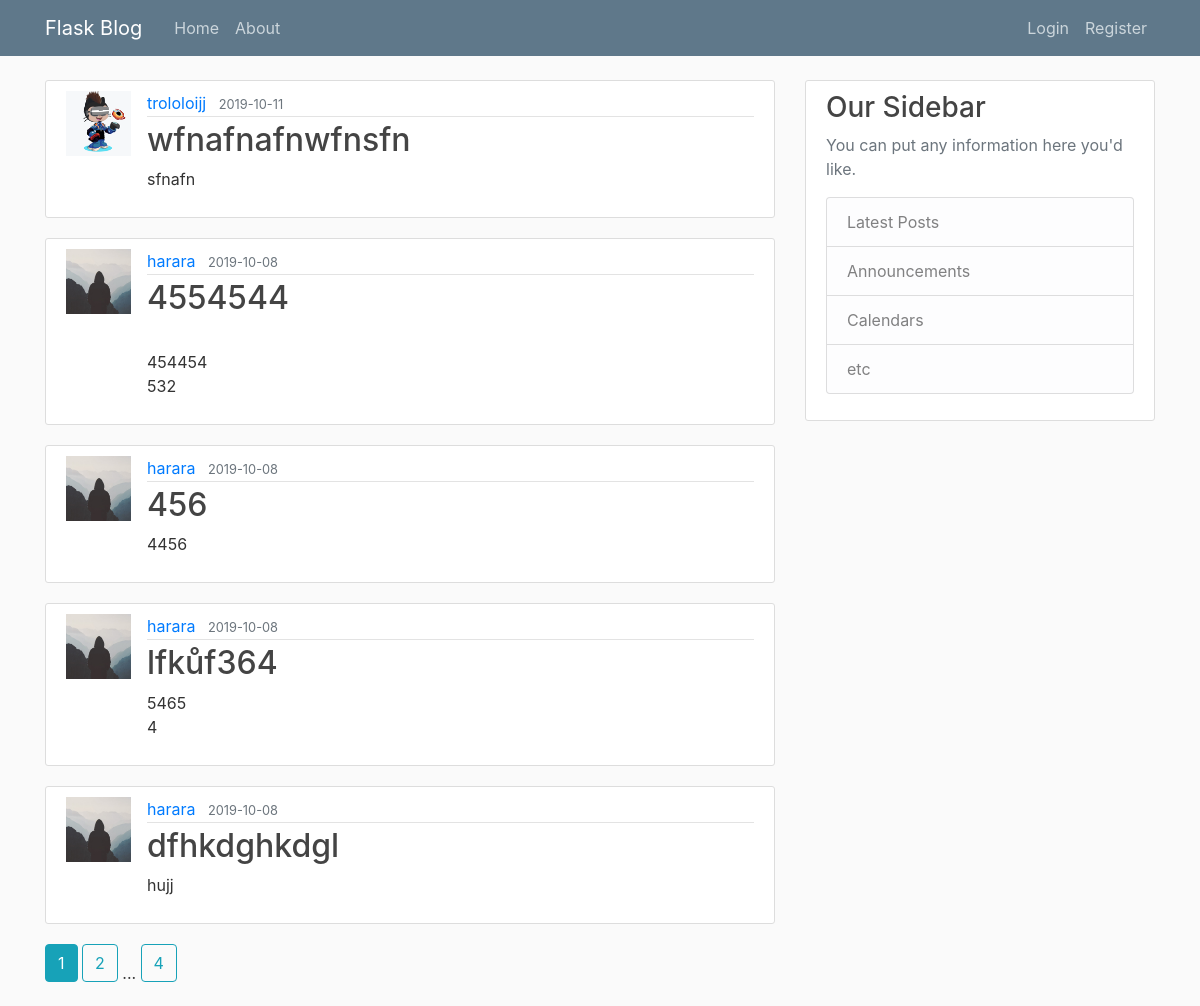
The page /home on the database its author committed.
### flaskblogmy/models.py (models this page shows, shortened)
class Post(db.Model):
    id = db.Column(db.Integer, primary_key = True)
    title = db.Column(db.String(100), nullable = False)
    date_posted = db.Column(db.DateTime, nullable = False, default = datetime.utcnow) #not utcnow() - need to import as a function
    content = db.Column(db.Text, nullable = False)
    user_id = db.Column(db.Integer, db.ForeignKey('user.id'), nullable = False) # lower case u! for table.column name, not class

class User(db.Model, UserMixin): # db.Model lets know this is a table. 4 methods expected in loginManager - is_authenticated, is_active, is_anonymous, get_id - instead class from extention UserMixin
    id = db.Column(db.Integer, primary_key = True) # - primary key = "unique id for user"
    username = db.Column(db.String(20), unique = True, nullable = False)
    email = db.Column(db.String(120), unique = True, nullable = False)
    image_file = db.Column(db.String(20), nullable = False, default = 'default.jpg')
    password = db.Column(db.String(60), nullable = False)
    posts = db.relationship('Post', backref = 'author', lazy = True) # Cant be seen in SQL file 1 - relation to post model, 2 - get author from post, 3 - ability to get all post by user

### flaskblogmy/main/routes.py (the view)
@main.route('/')
@main.route('/home')
def home():
    page = request.args.get('page', 1, type=int) # we want page, default, type throws value arrow when anything different then int for page
    posts = Post.query.order_by(Post.date_posted.desc()).paginate(page=page,per_page=5) # always first page when not specifing
    return render_template('home.html', posts=posts)

### flaskblogmy/templates/home.html
{% extends "layout.html" %}
{% block content %}
    {% for post in posts.items %}
        <article class="media content-section">
          <img class="rouded-circle article-img" src = "{{ url_for('static',filename = 'profile_pics/' + post.author.image_file) }}">
          <div class="media-body">
            <div class="article-metadata">
              <a class="mr-2" href="{{ url_for('users.user_posts', username=post.author.username) }}">{{ post.author.username }}</a>
              <small class="text-muted">{{ post.date_posted.strftime('%Y-%m-%d') }}</small>
            </div>
            <h2><a class="article-title" href="{{ url_for('posts.post', post_id=post.id) }}">{{ post.title }}</a></h2>
            <p class="article-content">{{ post.content }}</p>
          </div>
        </article>
    {% endfor %}
    {% for page_num in posts.iter_pages(left_edge=1, right_edge=1, left_current=1, right_current=2) %}
        {% if page_num %}
          {% if posts.page == page_num %}
            <a class="btn btn-info mb-4" href="{{ url_for('main.home', page=page_num) }}">{{ page_num }}</a>
          {% else %}
            <a class="btn btn-outline-info mb-4" href="{{ url_for('main.home', page=page_num) }}">{{ page_num }}</a>
          {% endif %}
        {% else %}
            ...
        {% endif %}
    {% endfor %}
{% endblock content %}

### flaskblogmy/templates/layout.html (shortened to what this page needs)
<!DOCTYPE html>
<html lang="en">
<head>
    <link rel="stylesheet" href="https://stackpath.bootstrapcdn.com/bootstrap/4.3.1/css/bootstrap.min.css">
    <link rel="stylesheet" type="text/css" href="{{ url_for('static', filename='main.css') }}">
</head>
<body>
    <header class="site-header">
      <nav class="navbar navbar-expand-md navbar-dark bg-steel fixed-top">
        <div class="container">
          <a class="navbar-brand mr-4" href="/">Flask Blog</a>
          <div class="collapse navbar-collapse" id="navbarToggle">
            <div class="navbar-nav mr-auto">
              <a class="nav-item nav-link" href="{{ url_for('main.home') }}">Home</a>
              <a class="nav-item nav-link" href="{{ url_for('main.about') }}">About</a>
            </div>
            <div class="navbar-nav">
                {% if current_user.is_authenticated %}
                  <a class="nav-item nav-link" href="{{ url_for('posts.new_post') }}">New Post</a>
                  <a class="nav-item nav-link" href="{{ url_for('users.account') }}">Account</a>
                  <a class="nav-item nav-link" href="{{ url_for('users.logout') }}">Logout</a>
                {% else %}
                  <a class="nav-item nav-link" href="{{ url_for('users.login') }}">Login</a>
                  <a class="nav-item nav-link" href="{{ url_for('users.register') }}">Register</a>
                {% endif %}
            </div>
          </div>
        </div>
      </nav>
    </header>
    <main role="main" class="container">
      <div class="row">
        <div class="col-md-8">
          {% block content %}{% endblock %}
        </div>
        <div class="col-md-4">
          <div class="content-section">
            <h3>Our Sidebar</h3>
            <p class="text-muted">You can put any information here you'd like.
              <ul class="list-group">
                <li class="list-group-item list-group-item-light">Latest Posts</li>
                <li class="list-group-item list-group-item-light">Announcements</li>
                <li class="list-group-item list-group-item-light">Calendars</li>
                <li class="list-group-item list-group-item-light">etc</li>
              </ul>
            </p>
          </div>
        </div>
      </div>
    </main>
</body>
</html>

### flaskblogmy/static/main.css (style rules this page uses)
body { background: #fafafa; color: #333333; margin-top: 5rem; }
h1, h2, h3, h4, h5, h6 { color: #444444; }
.bg-steel { background-color: #5f788a; }
.site-header .navbar-nav .nav-link { color: #cbd5db; }
.content-section { background: #ffffff; padding: 10px 20px; border: 1px solid #dddddd; border-radius: 3px; margin-bottom: 20px; }
.article-title { color: #444444; }
.article-content { white-space: pre-line; }
.article-img { height: 65px; width: 65px; margin-right: 16px; }
.article-metadata { padding-bottom: 1px; margin-bottom: 4px; border-bottom: 1px solid #e3e3e3 }

### rows shown on the page
Post: image_file (picture), author.username "trololoijj", date_posted "2019-10-11", title "wfnafnafnwfnsfn", content "sfnafn"
Post: image_file (placeholder picture), author.username "harara", date_posted "2019-10-08", title "4554544", content "454454 532"
Post: image_file (placeholder picture), author.username "harara", date_posted "2019-10-08", title "456", content "4456"
Post: image_file (placeholder picture), author.username "harara", date_posted "2019-10-08", title "lfkůf364", content "5465 4"
Post: image_file (placeholder picture), author.username "harara", date_posted "2019-10-08", title "dfhkdghkdgl", content "hujj"

### other values the page prints
{{ page_num }} "1"
{{ page_num }} "2" "4"
